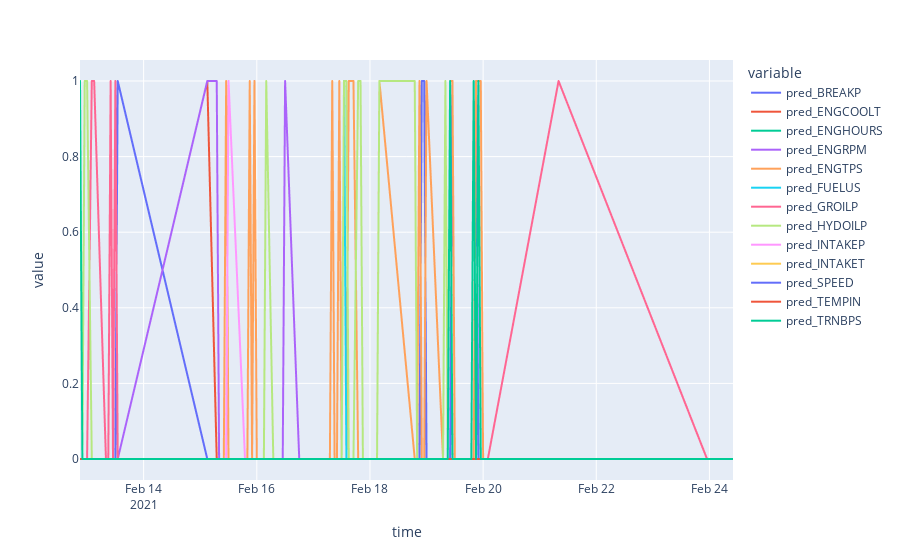

Notebook code for this chart:
### Code cell
machine = 'WOS___177L'

df = pd.read_csv(os.path.join('../predictions', machine+'.csv'))
df = df.fillna(0)
px.line(df, x=df['time'], y=['pred_BREAKP', 'pred_ENGCOOLT', 'pred_ENGHOURS', 'pred_ENGRPM',
       'pred_ENGTPS', 'pred_FUELUS', 'pred_GROILP', 'pred_HYDOILP',
       'pred_INTAKEP', 'pred_INTAKET', 'pred_SPEED', 'pred_TEMPIN',
       'pred_TRNBPS'])
